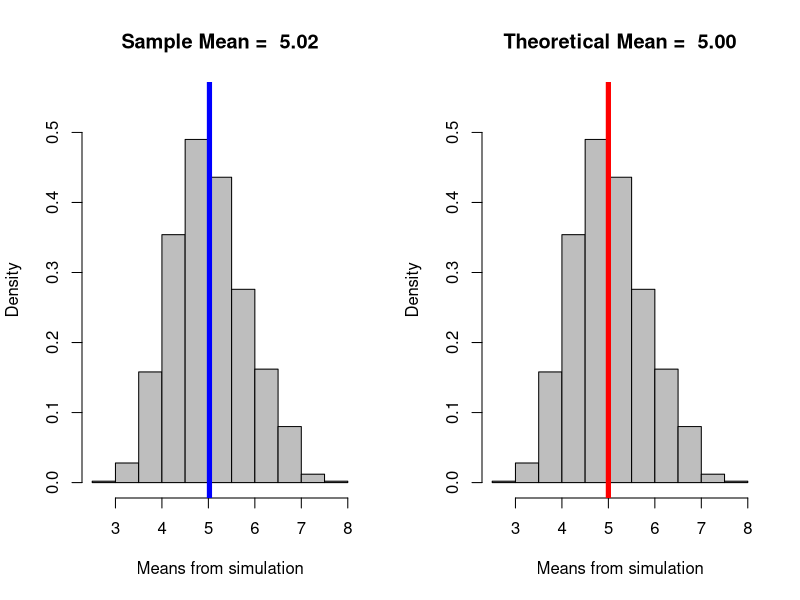
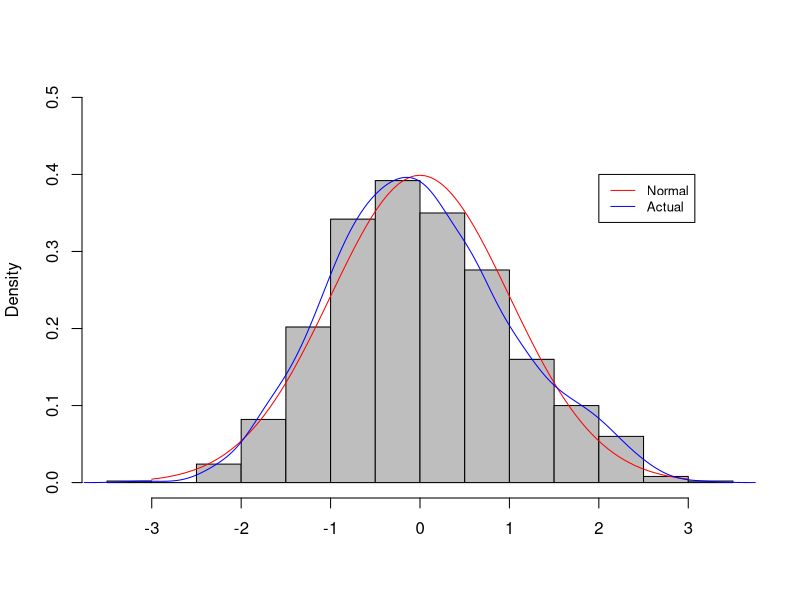

Source code (R) for these figures, in order:
## ---- chunk 1
# Set random seed and initialize variables
set.seed(123456)
l <- 0.2     # lambda
n <- 40      # number of exponentials
s <- 1000    # number of simulations

# Create a data frame for the simulation size
df <- data.frame(mean=numeric(s))

# Iterate 1 to the number of simulations
for (i in 1:s) {
        sim1 <- rexp(n,l)
        df[i,1] <- mean(sim1)
}
## ---- chunk 2
sm <- mean(df$mean)     # sample mean
format(round(sm, 2), nsmall=2)
## ---- chunk 3
tm <- 1/l               # theoretical mean
format(round(tm, 2), nsmall=2)
## ---- chunk 4
par(mfrow=c(1, 2))
hist(df$mean, probability = T, main = paste("Sample Mean = ", format(round(sm, 2), nsmall = 2)), ylim = c(0, 0.55), col = 'gray', xlab = "Means from simulation")
abline(v = sm, col = 'blue', lwd = 5)
hist(df$mean, probability = T, main = paste("Theoretical Mean = ", format(round(tm, 2), nsmall = 2)), ylim = c(0, 0.55), col = 'gray', xlab = "Means from simulation")
abline(v = tm, col = 'red', lwd = 5)
## ---- chunk 5
sv <- var(df$mean)      # sample variance
format(round(sv, 3), nsmall = 3)
## ---- chunk 6
tv <- ((1/l)^2)/n       # theoretical variance
format(round(tv, 3), nsmall = 3)
## ---- chunk 7
par(mfrow=c(1, 1))
hist(scale(df$mean), probability = T, main = '', ylim = c(0,0.5), xlab = '', col = 'gray')
curve(dnorm(x, 0, 1), -3, 3, col = 'red', add = T)      # normal distribution curve
lines(density(scale(df$mean)), col = 'blue')            # actual distribution curve
legend(2, 0.4, c('Normal', 'Actual'), cex = 0.8, col = c('red', 'blue'), lty = 1)
